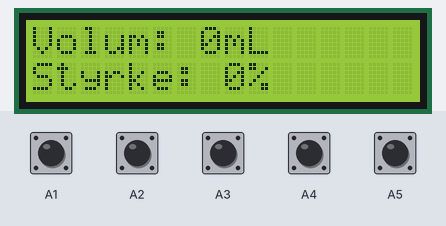
The sketch below on a simulated Arduino Uno, built with avr-gcc and run on an emulated ATmega328P. On the bench: 16×2 character LCD. The test bench sets the inputs (shaded band); at power-on: A1–5 HIGH.

Above: at 1.2 s.
1.3 s: A3 pulled LOW for 0.6 s
At 2.8 s:
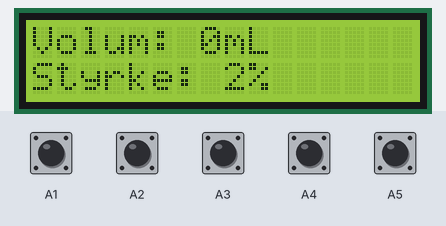
3.5 s: A5 pulled LOW for 0.6 s
At 5.1 s:
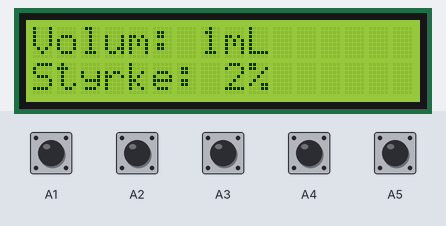
5.6 s: A2 pulled LOW for 0.6 s
At 7.3 s:
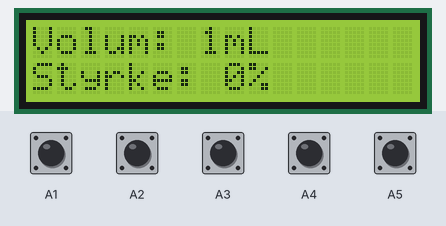
7.7 s: A3 pulled LOW for 1 s
At 9.6 s:
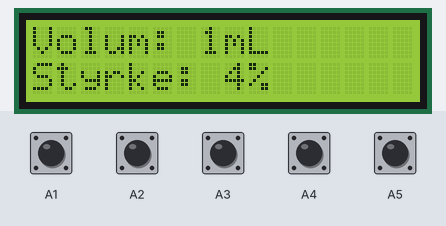
10.6 s: A4 pulled LOW for 0.6 s
At 11.9 s:
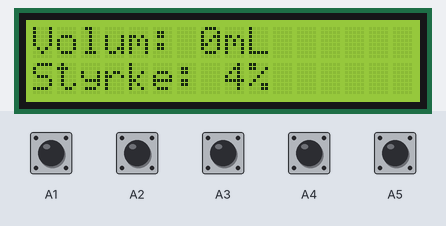
Timing chart, 0 to 13.6 s (numbered marks = the images above; inputs shaded):
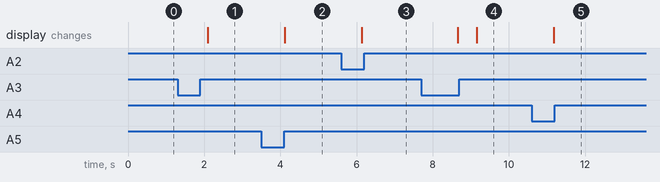

The sketch:

Satftmaskin_v0.1_Alpha.ino
```cpp
#include <LiquidCrystal.h>


const int rs = 12, en = 11, d4 = 5, d5 = 4, d6 = 3, d7 = 2;
LiquidCrystal lcd(rs, en, d4, d5, d6, d7);

int vol = 0;
int strength = 0;

void setup() {

  //INITIALIZING SERIAL
  Serial.begin(9600);


  //LCD SET-UP
  lcd.begin(16, 2);                                     // set up the LCD's number of columns and rows:


  //INITITALIZING PINS (PULLUPP for buttons (internal 10k resistor))
  //Using analog pins as Digital I/O
  pinMode(A1, INPUT_PULLUP);
  pinMode(A2, INPUT_PULLUP);
  pinMode(A3, INPUT_PULLUP);
  pinMode(A4, INPUT_PULLUP);
  pinMode(A5, INPUT_PULLUP);

}

void loop() {
  int vUp;
  int vDown;
  int sUp;
  int sDown;
  int start;


  // CLEARS SCREEN
  lcd.clear();
  lcd.print("Volum: " + String(vol) + "mL");
  lcd.setCursor(0,1);
  lcd.print("Styrke: " + String(strength) + "%");

  start = digitalRead(A1);
  sDown = digitalRead(A2);
  sUp = digitalRead(A3);
  vDown = digitalRead(A4);
  vUp = digitalRead(A5);


  if (vUp == LOW) {
    vol += 1;
  }
  if (vDown == LOW && vol > 0) {
    vol -= 1;
  }
  if (sUp == LOW && strength < 100) {
    strength += 2;
  }
  if (sDown == LOW && strength > 0) {
    strength -= 2;
  }
  if (start == LOW) {
    delay(2000); // INSERT START FUNCTION HERE
  }

 delay(500);


}
```

Measured:
- after the input at 1.3 s, the display: changes after 0.79 s (image 1)
- after the input at 3.5 s, the display: changes after 0.61 s (image 2)
- after the input at 5.6 s, the display: changes after 0.53 s (image 3)
- after the input at 7.7 s, the display: first changes after 0.96 s (image 4 shows a later state)
- after the input at 10.6 s, the display: changes after 0.58 s (image 5)
